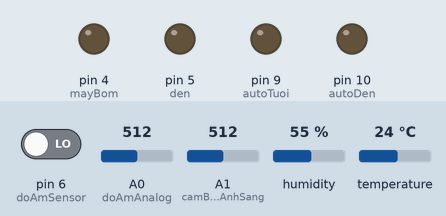
Recording of a sketch running on a simulated Arduino Uno, built with avr-gcc and run on an emulated ATmega328P. On the bench: output pins drawn as LEDs (lit = HIGH). The test bench sets the inputs (shaded band); at power-on: pin 6 (doAmSensor) LOW, A1 (camBienAnhSang) = 512, A0 (doAmAnalog) = 512, humidity 55 %, temperature 24 °C. What the sketch prints to the serial monitor is not drawn.

Above: at 1.2 s.
1.3 s: pin 6 (doAmSensor) driven HIGH
At 5.6 s:
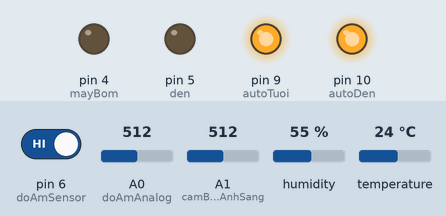
6.5 s: A1 (camBienAnhSang) set to 220
11.2 s: A1 (camBienAnhSang) set to 191
At 15.7 s:
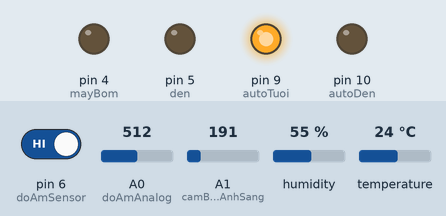
16.5 s: A1 (camBienAnhSang) set to 210
At 20.7 s:
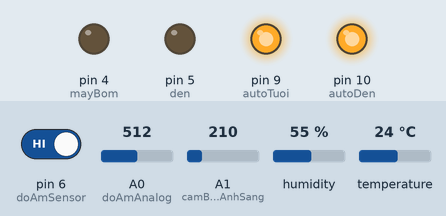
21.5 s: pin 6 (doAmSensor) driven LOW
At 25.7 s:
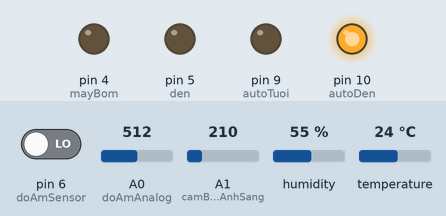
26.5 s: A1 (camBienAnhSang) set to 190
At 30.8 s:
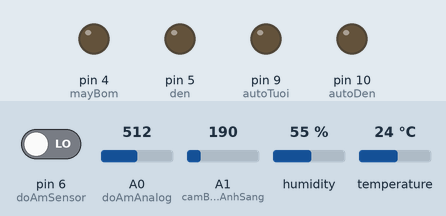
Timing chart, 0 to 32.3 s (numbered marks = the images above; inputs shaded):
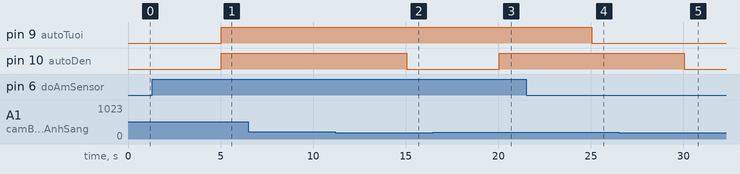

The sketch:

arduino.ino
```cpp
#include<DHT.h>
#include <ArduinoJson.h>
#include <SoftwareSerial.h>
#include <SerialCommand.h>
const byte RX = 3;
const byte TX = 2;

SoftwareSerial mySerial = SoftwareSerial(RX, TX);
SerialCommand sCmd(mySerial); // Khai báo biến sử dụng thư viện Serial Command

int mayBom = 4, den = 5;
int doAmSensor = 6;
int autoTuoi = 9;
int autoDen=10;
int doAmAnalog = A0;
int camBienAnhSang= A1;
const int DHTPIN = 8;

const int DHTTYPE = DHT11;
DHT dht(DHTPIN, DHTTYPE);
//Cứ sau 5000ms = 5s thì chu kỳ lặp lại
const unsigned long CHU_KY_1_LA_BAO_NHIEU = 5000UL;

void setup() {
  //Khởi tạo Serial ở baudrate 57600 để debug ở serial monitor
  Serial.begin(57600);
  //Khởi tạo Serial ở baudrate 57600 cho cổng Serial thứ hai kết nối với ESP8266
  mySerial.begin(57600);

  pinMode(mayBom,OUTPUT);
  pinMode(den,OUTPUT);
  pinMode(autoTuoi,OUTPUT);
  pinMode(autoDen,OUTPUT);

  pinMode(doAmSensor,INPUT);
  pinMode(doAmAnalog,INPUT);
  dht.begin();
  // Một số hàm trong thư viện Serial Command
  sCmd.addCommand("DELAY",   delay); // lenh, ham
  sCmd.addCommand("doAm",  doAm_detect);
  sCmd.addCommand("DHT11",  dht11);
  Serial.println("Da san sang nhan lenh");
}

unsigned long chuky1 = 0;
void loop() {
  //Khởi tạo một chu kỳ lệnh, chu kỳ là 5000ms
  if (millis() - chuky1 > CHU_KY_1_LA_BAO_NHIEU) {
    chuky1 = millis();
    doAm_detect();
    dht11();
    if(digitalRead(doAmSensor)==1){
      digitalWrite(autoTuoi,1);
    } else{
      digitalWrite(autoTuoi,0);
    }
    int value= analogRead(camBienAnhSang);
    float A1=(5/(value*0.004887585533));
    float Rldr1 = 10/(A1 - 1);
    float anhSang = 500/Rldr1;
    if(anhSang<200){
      digitalWrite(autoDen,1);
    } else digitalWrite(autoDen,0);
  }
  sCmd.readSerial();
}
// ham delay duoc thuc thi khi gui lenh DELAY
void delay() {
  Serial.println("DELAY");
  char *json = sCmd.next(); //đọc tham số nhận được
  Serial.println(json);
  StaticJsonBuffer<200> jsonBuffer;
  JsonObject& root = jsonBuffer.parseObject(json);//đặt một biến root mang kiểu json

  int mayBomStatus = root["delay"][0];
  int denStatus = root["delay"][1];

  //kiểm tra giá trị
  Serial.print(F("mayBomStatus "));
  Serial.println(mayBomStatus);
  Serial.print(F("denStatus "));
  Serial.println(denStatus);

  StaticJsonBuffer<200> jsonBuffer2;
  JsonObject& root2 = jsonBuffer2.createObject();
  root2["mayBomStatus"] = mayBomStatus;
  root2["denStatus"] = denStatus;

  //Tạo một mảng trong JSON
  JsonArray& data = root2.createNestedArray("data");
  data.add(mayBomStatus);
  data.add(denStatus);

  //in ra cổng software serial để ESP8266 nhận
  mySerial.print("DELAY_STATUS");   //gửi tên lệnh
  mySerial.print('\r');           // gửi \r
  root2.printTo(mySerial);        //gửi chuỗi JSON
  mySerial.print('\r');           // gửi \r
  //in ra Serial để debug
  root2.printTo(Serial);

  digitalWrite(mayBom, mayBomStatus);
  digitalWrite(den, denStatus);
}

void doAm_detect() {
  StaticJsonBuffer<200> jsonBuffer;
  JsonObject& root = jsonBuffer.createObject();
  //đọc giá trị cảm biến rồi in ra root
  root["digital"] = digitalRead(doAmSensor);
  root["message"] = digitalRead(doAmSensor) ? "Cần tưới nước!" : "Đủ nước" ;
  int value = analogRead(doAmAnalog);
  int a = map(value, 0, 1023, 0, 100);
  int percent = 100-a;
  root["analog"] = percent;
  //in ra cổng software serial để ESP8266 nhận
  mySerial.print("doAm");   //gửi tên lệnh
  mySerial.print('\r');           // gửi \r
  root.printTo(mySerial);        //gửi chuỗi JSON
  mySerial.print('\r');
}
void dht11() {
  StaticJsonBuffer<200> jsonBuffer;
  JsonObject& root = jsonBuffer.createObject();
  float hum = dht.readHumidity();    //Đọc độ ẩm
  float tem = dht.readTemperature(); //Đọc nhiệt độ
  root["hum"] = hum;
  root["tem"] = tem;
  int value= analogRead(camBienAnhSang);
  float A1=(5/(value*0.004887585533));
  float Rldr1 = 10/(A1 - 1);
  float anhSang = 500/Rldr1;
  root["camBienAnhSang"] = anhSang;

  mySerial.print("DHT11");   //gửi tên lệnh
  mySerial.print('\r');           // gửi \rS
  root.printTo(mySerial);        //gửi chuỗi JSON
  mySerial.print('\r');
}
```

Measured:
- the behaviour switches between 205 and 204 on A1 (camBienAnhSang) (found by bisection; images 1 and 2)
- after the input at 1.3 s, pin 9 (autoTuoi): LOW → HIGH after 3.7 s
- after the input at 6.5 s, every drawn part: stays the same
- after the input at 11.2 s, pin 10 (autoDen): HIGH → LOW after 3.8 s
- after the input at 16.5 s, pin 10 (autoDen): LOW → HIGH after 3.5 s
- after the input at 21.5 s, pin 9 (autoTuoi): HIGH → LOW after 3.5 s
- after the input at 26.5 s, pin 10 (autoDen): HIGH → LOW after 3.5 s
